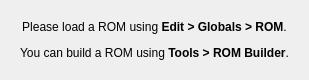
<?xml version="1.0" encoding="UTF-8"?>
<ui version="4.0">
 <class>ROMWidget</class>
 <widget class="QWidget" name="ROMWidget">
  <property name="geometry">
   <rect>
    <x>0</x>
    <y>0</y>
    <width>295</width>
    <height>78</height>
   </rect>
  </property>
  <property name="windowTitle">
   <string>Form</string>
  </property>
  <layout class="QGridLayout" name="gridLayout_3">
   <item row="0" column="0">
    <widget class="QStackedWidget" name="stackedWidget">
     <widget class="QWidget" name="page">
      <layout class="QGridLayout" name="gridLayout">
       <item row="0" column="0">
        <widget class="QLabel" name="label_2">
         <property name="text">
          <string>&lt;html&gt;&lt;head/&gt;&lt;body&gt;&lt;p&gt;Please load a ROM using &lt;span style=&quot; font-weight:700;&quot;&gt;Edit &amp;gt; Globals &amp;gt; ROM&lt;/span&gt;.&lt;/p&gt;&lt;p&gt;You can build a ROM using &lt;span style=&quot; font-weight:700;&quot;&gt;Tools &amp;gt; ROM Builder&lt;/span&gt;.&lt;/p&gt;&lt;/body&gt;&lt;/html&gt;</string>
         </property>
         <property name="alignment">
          <set>Qt::AlignmentFlag::AlignCenter</set>
         </property>
        </widget>
       </item>
      </layout>
     </widget>
     <widget class="QWidget" name="page_2">
      <layout class="QGridLayout" name="gridLayout_2">
       <item row="0" column="0">
        <layout class="QHBoxLayout" name="horizontalLayout">
         <item>
          <widget class="QLabel" name="label">
           <property name="text">
            <string>Sample:</string>
           </property>
          </widget>
         </item>
         <item>
          <widget class="QComboBox" name="sampleComboBox"/>
         </item>
        </layout>
       </item>
       <item row="0" column="1">
        <spacer name="horizontalSpacer">
         <property name="orientation">
          <enum>Qt::Orientation::Horizontal</enum>
         </property>
         <property name="sizeHint" stdset="0">
          <size>
           <width>0</width>
           <height>20</height>
          </size>
         </property>
        </spacer>
       </item>
       <item row="1" column="0">
        <spacer name="verticalSpacer">
         <property name="orientation">
          <enum>Qt::Orientation::Vertical</enum>
         </property>
         <property name="sizeHint" stdset="0">
          <size>
           <width>20</width>
           <height>8</height>
          </size>
         </property>
        </spacer>
       </item>
      </layout>
     </widget>
    </widget>
   </item>
  </layout>
 </widget>
 <resources/>
 <connections/>
</ui>
